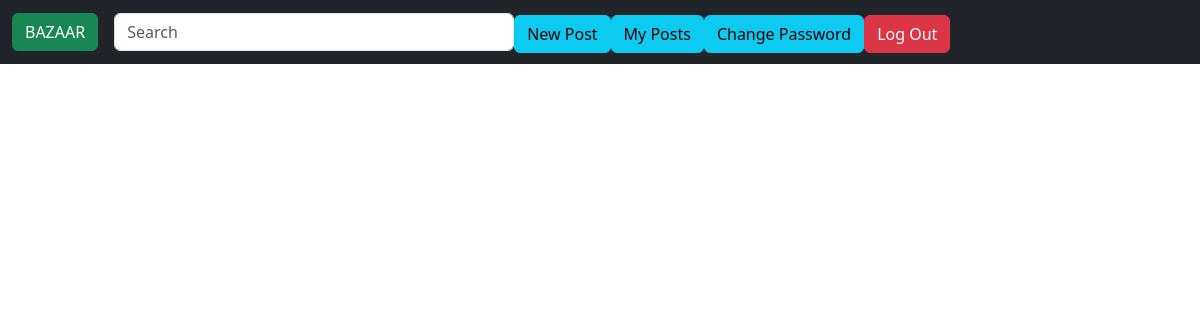
Before: /myposts (signed in) with the older database file.
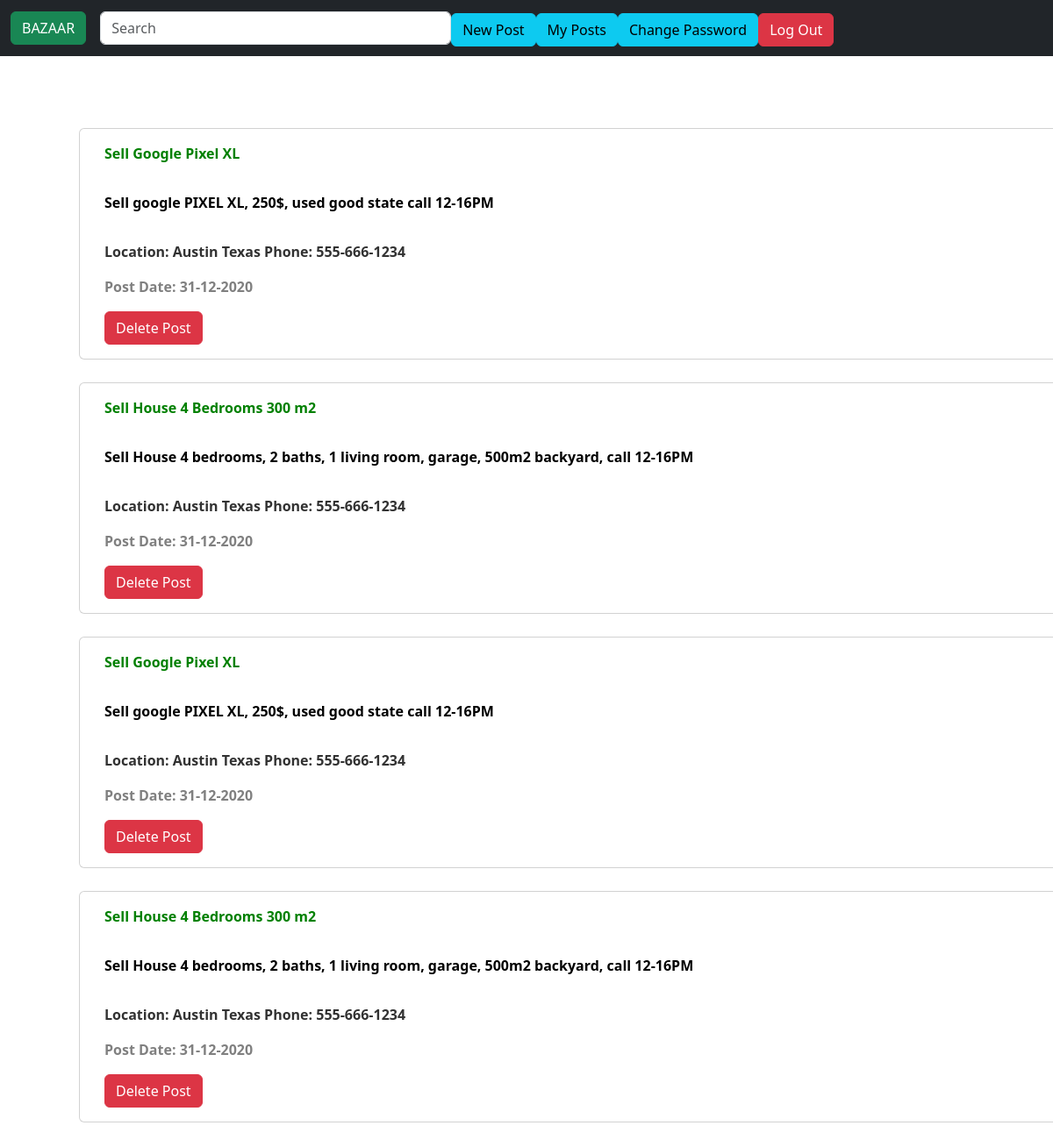
After: the same page with the newer database file.
### tables this page shows
CREATE TABLE "posts" (
	"id"	INTEGER NOT NULL UNIQUE,
	"owner_id"	INTEGER NOT NULL,
	"title"	TEXT NOT NULL DEFAULT 'NOT SET',
	"details"	TEXT NOT NULL DEFAULT 'NOT SET',
	"city"	TEXT NOT NULL,
	"phone"	TEXT DEFAULT '000-000-0000',
	"section"	INTEGER NOT NULL DEFAULT 0,
	"postDate"	TEXT NOT NULL DEFAULT '2100-0-0',
	PRIMARY KEY("id" AUTOINCREMENT)
);

### app.py (the view, shortened to what this page needs)
@app.route("/myposts", methods=["GET", "POST"])
@login_required
def myposts():
    db = engine.connect()
    userID = session['user_id']
    s = "SELECT * FROM posts WHERE posts.owner_id == (?)"
    res = db.execute(s, userID)
    if res != None:
        return render_template("myposts.html",
                               listPosts=res,
                               listSections=section
                               )
    return render_template("myposts.html")

### app.py (called while the page is built)
@app.after_request
def after_request(response):
    response.headers["Cache-Control"] = "no-cache, no-store, must-revalidate"
    response.headers["Expires"] = 0
    response.headers["Pragma"] = "no-cache"
    return response

### helpers.py (called while the page is built)
def login_required(f):
    @wraps(f)
    def decorated_function(*args, **kwargs):
        if session.get("user_id") is None:
            return redirect("/login")
        return f(*args, **kwargs)
    return decorated_function

### templates/myposts.html (shortened to what this page needs)
{% extends "layout.html" %}
{% block main %}
<form action="/myposts" method="POST">
    <div class="container">
        <div class="d-grid gap-3">
            {% for post in listPosts %}
            <div class="container" style="margin-top: 10px;">
                <div class="row">
                    <div class="card " style="width: 1000rem; font-weight:bold; color:green">
                        <div class="card-body">
                            {{post[2]}}
                        </div>
                        <div style="color:rgb(0, 0, 0);" class="card-body">
                            {{post[3]}}
                        </div>
                        <div style="color: rgb(50, 50, 50)" class="card-body">
                            <p>Location: {{post[4]}} Phone: {{post[5]}}</p>
                            <p style="color: gray;">Post Date: {{post[7]}}</p>
                            <button class="btn btn-danger" name="delete_button" type="submit" value={{post[0]}}>Delete
                                Post</button>
                        </div>
                    </div>
                </div>
            </div>
            {% endfor %}
        </div>
    </div>
</form>
{% endblock %}

### templates/layout.html (shortened to what this page needs)
<!DOCTYPE html>
<html lang="en">
<head>
    <link rel="stylesheet" type="text/css" href="./static/css/bootstrap.min.css">
</head>
<body>
    <nav id="navbar_top" class="navbar navbar-expand-md  sticky-top  navbar-dark bg-dark " >
        <div class="container-fluid">
            <div class="collapse navbar-collapse" id="navbarToggler">
                <a class="navbar-brand">
                    <form method="get" action="/">
                        <button type="submit" class="btn btn-success">BAZAAR</button>
                    </form>
                </a>
                <ul class="navbar-nav mr-auto">
                    <form class="form-inline" action="/search" method="POST">
                        <input class="form-control" style="width: 400px;" type="sumbit" placeholder="Search" aria-label="Search">
                    </form>
                </ul>
                <ul class="navbar-nav ml-auto ">
                    {% if session.user_id %}
                    <form method="get" action="/newpost">
                        <button type="submit" class="btn btn-info mr-1 mt-1">New Post</button>
                    </form>
                    <form method="get" action="/myposts">
                        <button type="submit" class="btn btn-info mr-1 mt-1">My Posts</button>
                    </form>
                    <form method="get" action="/changepass">
                        <button type="submit" class="btn btn-info mr-1 mt-1">Change Password</button>
                    </form>
                    <form method="get" action="/logout">
                        <button type="submit" class="btn btn-danger mr-1 mt-1">Log Out</button>
                    </form>
                    {% endif %}
                </ul>
            </div>
        </div>
    </nav>
    <main class="container p-5">
        {% block main %}
        {% endblock %}
    </main>
</body>
</html>

Changed rows visible on the page:
now on this page (row edited): posts: title "Sell Google Pixel XL", details "Sell google PIXEL XL, 250$, used good state call 12-16PM", city "Austin Texas", phone "555-666-1234", postDate "31-12-2020", {{ post[0] }} 59 (drawn)
now on this page (row edited): posts: title "Sell House 4 Bedrooms 300 m2", details "Sell House 4 bedrooms, 2 baths, 1 living room, garage, 500m2 backyard, call 12-16PM", city "Austin Texas", phone "555-666-1234", postDate "31-12-2020", {{ post[0] }} 60 (drawn)
now on this page (row edited): posts: title "Sell Google Pixel XL", details "Sell google PIXEL XL, 250$, used good state call 12-16PM", city "Austin Texas", phone "555-666-1234", postDate "31-12-2020", {{ post[0] }} 61 (drawn)
now on this page (row edited): posts: title "Sell House 4 Bedrooms 300 m2", details "Sell House 4 bedrooms, 2 baths, 1 living room, garage, 500m2 backyard, call 12-16PM", city "Austin Texas", phone "555-666-1234", postDate "31-12-2020", {{ post[0] }} 62 (drawn)
